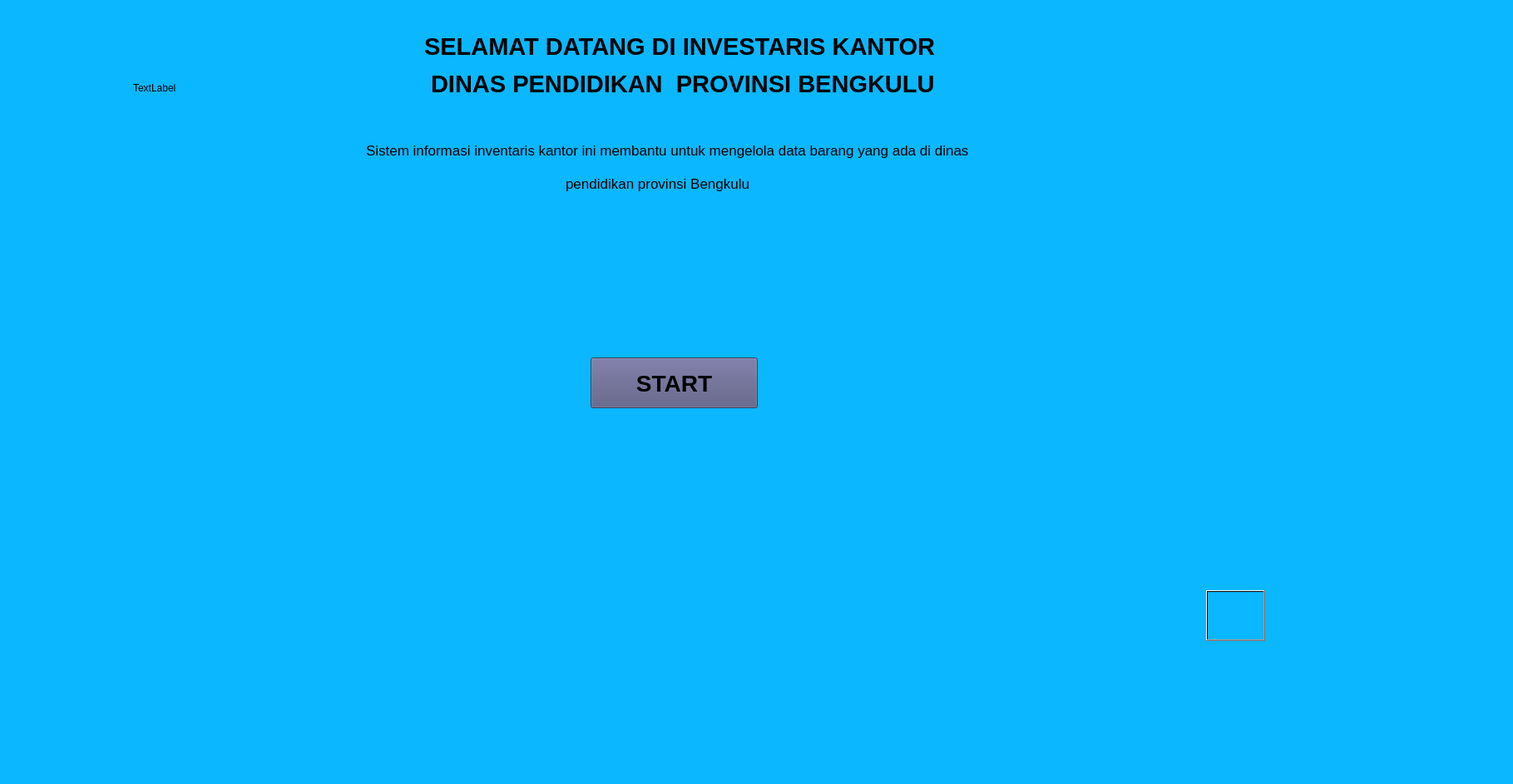
<?xml version="1.0" encoding="UTF-8"?>
<ui version="4.0">
 <class>MainWindow</class>
 <widget class="QMainWindow" name="MainWindow">
  <property name="geometry">
   <rect>
    <x>0</x>
    <y>0</y>
    <width>1819</width>
    <height>943</height>
   </rect>
  </property>
  <property name="windowTitle">
   <string>MainWindow</string>
  </property>
  <property name="styleSheet">
   <string notr="true">background-color: rgb(11, 183, 255);</string>
  </property>
  <widget class="QWidget" name="centralwidget">
   <widget class="QLabel" name="lbl_title">
    <property name="geometry">
     <rect>
      <x>510</x>
      <y>10</y>
      <width>791</width>
      <height>91</height>
     </rect>
    </property>
    <property name="font">
     <font>
      <family>Arial</family>
      <pointsize>22</pointsize>
      <bold>true</bold>
     </font>
    </property>
    <property name="styleSheet">
     <string notr="true">background-color: qlineargradient(spread:pad, x1:1, y1:0, x2:1, y2:0, stop:0 rgba(0, 0, 0, 0), stop:1 rgba(255, 255, 255, 0));
color: rgb(0, 0, 0);</string>
    </property>
    <property name="text">
     <string>SELAMAT DATANG DI INVESTARIS KANTOR </string>
    </property>
   </widget>
   <widget class="QLabel" name="lbl_title_2">
    <property name="geometry">
     <rect>
      <x>510</x>
      <y>70</y>
      <width>801</width>
      <height>61</height>
     </rect>
    </property>
    <property name="font">
     <font>
      <family>Arial</family>
      <pointsize>22</pointsize>
      <bold>true</bold>
     </font>
    </property>
    <property name="styleSheet">
     <string notr="true">background-color: qlineargradient(spread:pad, x1:1, y1:0, x2:1, y2:0, stop:0 rgba(0, 0, 0, 0), stop:1 rgba(255, 255, 255, 0));
color: rgb(0, 0, 0);</string>
    </property>
    <property name="text">
     <string> DINAS PENDIDIKAN  PROVINSI BENGKULU</string>
    </property>
   </widget>
   <widget class="QLabel" name="lbl_title_3">
    <property name="geometry">
     <rect>
      <x>440</x>
      <y>150</y>
      <width>751</width>
      <height>61</height>
     </rect>
    </property>
    <property name="font">
     <font>
      <family>Arial</family>
      <pointsize>13</pointsize>
      <bold>false</bold>
     </font>
    </property>
    <property name="styleSheet">
     <string notr="true">background-color: qlineargradient(spread:pad, x1:1, y1:0, x2:1, y2:0, stop:0 rgba(0, 0, 0, 0), stop:1 rgba(255, 255, 255, 0));
color: rgb(0, 0, 0);</string>
    </property>
    <property name="text">
     <string>Sistem informasi inventaris kantor ini membantu untuk mengelola data barang yang ada di dinas </string>
    </property>
   </widget>
   <widget class="QLabel" name="lbl_title_4">
    <property name="geometry">
     <rect>
      <x>680</x>
      <y>190</y>
      <width>671</width>
      <height>61</height>
     </rect>
    </property>
    <property name="font">
     <font>
      <family>Arial</family>
      <pointsize>13</pointsize>
      <bold>false</bold>
     </font>
    </property>
    <property name="styleSheet">
     <string notr="true">background-color: qlineargradient(spread:pad, x1:1, y1:0, x2:1, y2:0, stop:0 rgba(0, 0, 0, 0), stop:1 rgba(255, 255, 255, 0));
color: rgb(0, 0, 0);</string>
    </property>
    <property name="text">
     <string>pendidikan provinsi Bengkulu</string>
    </property>
   </widget>
   <widget class="QPushButton" name="pushButton">
    <property name="geometry">
     <rect>
      <x>710</x>
      <y>430</y>
      <width>201</width>
      <height>61</height>
     </rect>
    </property>
    <property name="font">
     <font>
      <pointsize>21</pointsize>
      <bold>true</bold>
     </font>
    </property>
    <property name="styleSheet">
     <string notr="true">color: rgb(0, 0, 0);
background-color: rgb(85, 85, 127);</string>
    </property>
    <property name="text">
     <string>START</string>
    </property>
   </widget>
   <widget class="QLabel" name="label_pic">
    <property name="geometry">
     <rect>
      <x>160</x>
      <y>-60</y>
      <width>411</width>
      <height>331</height>
     </rect>
    </property>
    <property name="styleSheet">
     <string notr="true">background-color: qlineargradient(spread:pad, x1:0, y1:0, x2:1, y2:0, stop:1 rgba(0, 0, 0, 0));</string>
    </property>
    <property name="text">
     <string>TextLabel</string>
    </property>
   </widget>
   <widget class="QLabel" name="label_bc">
    <property name="geometry">
     <rect>
      <x>0</x>
      <y>-30</y>
      <width>1801</width>
      <height>871</height>
     </rect>
    </property>
    <property name="styleSheet">
     <string notr="true">background-color: qlineargradient(spread:pad, x1:1, y1:0, x2:1, y2:0, stop:0 rgba(0, 0, 0, 0), stop:1 rgba(255, 255, 255, 0));
color: rgb(0, 0, 0);</string>
    </property>
    <property name="text">
     <string/>
    </property>
    <property name="pixmap">
     <pixmap>../../../../Downloads/bahan qt/New folder/bc.jpeg</pixmap>
    </property>
    <property name="scaledContents">
     <bool>true</bool>
    </property>
   </widget>
   <widget class="QLabel" name="label_prof">
    <property name="geometry">
     <rect>
      <x>1450</x>
      <y>710</y>
      <width>71</width>
      <height>61</height>
     </rect>
    </property>
    <property name="text">
     <string/>
    </property>
    <property name="pixmap">
     <pixmap>../../../../Downloads/bahan qt/New folder/prof.png</pixmap>
    </property>
    <property name="scaledContents">
     <bool>true</bool>
    </property>
    <property name="wordWrap">
     <bool>false</bool>
    </property>
   </widget>
   <widget class="QPushButton" name="pushButton_prof">
    <property name="geometry">
     <rect>
      <x>1450</x>
      <y>710</y>
      <width>71</width>
      <height>61</height>
     </rect>
    </property>
    <property name="styleSheet">
     <string notr="true">background-color: qlineargradient(spread:pad, x1:0, y1:0, x2:1, y2:0, stop:1 rgba(0, 0, 0, 0));
color: qlineargradient(spread:pad, x1:0, y1:0, x2:1, y2:0, stop:1 rgba(0, 0, 0, 0));</string>
    </property>
    <property name="text">
     <string/>
    </property>
   </widget>
   <zorder>label_bc</zorder>
   <zorder>label_prof</zorder>
   <zorder>lbl_title</zorder>
   <zorder>lbl_title_2</zorder>
   <zorder>lbl_title_3</zorder>
   <zorder>lbl_title_4</zorder>
   <zorder>pushButton</zorder>
   <zorder>label_pic</zorder>
   <zorder>pushButton_prof</zorder>
  </widget>
  <widget class="QMenuBar" name="menubar">
   <property name="geometry">
    <rect>
     <x>0</x>
     <y>0</y>
     <width>1819</width>
     <height>25</height>
    </rect>
   </property>
  </widget>
  <widget class="QStatusBar" name="statusbar"/>
 </widget>
 <resources/>
 <connections/>
</ui>
